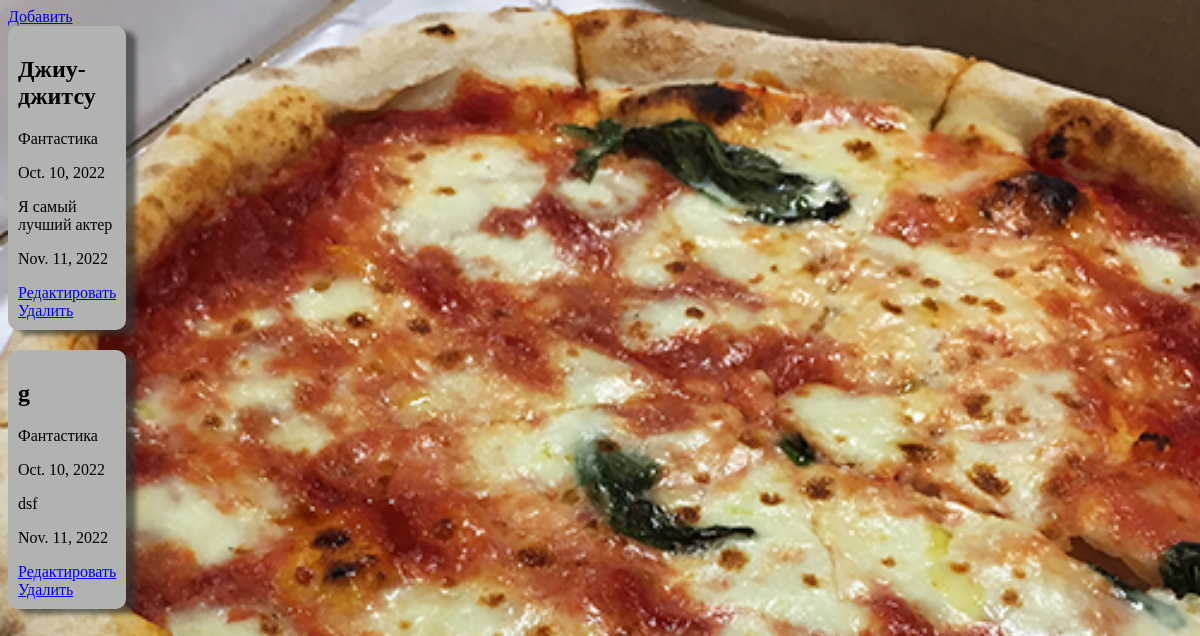
The app's page / (signed in) with its own data.
### films/models.py (models this page shows, shortened)
class Films(models.Model):
    name = models.CharField(max_length=20)
    category = models.ForeignKey(Category, on_delete=models.CASCADE)
    release_date = models.DateField()
    actors = models.CharField(max_length=100)
    show_date = models.DateField()

class Category(models.Model):
    name = models.CharField(max_length=20)
    def __str__(self):
        return self.name

### films/views.py (the view)
# urls.py: path('', views.index, name='films'),
def index(request):
    films = models.Films.objects.all()
    return render(request, 'films/index.html', context={'films': films})

### films/templates/films/index.html (shortened to what this page needs)
{% load static %}
<!DOCTYPE html>
<html lang="en">
<head>
    <link rel="stylesheet" href="{% static 'films/css/style.css' %}">
</head>
<body>
    {% if user.is_authenticated %}
        <a href="add/">Добавить</a>
    {% endif %}
    {% for film in films %}
    <div class="film">
        <div class="film__info">
            <h2>{{ film.name }}</h2>
            <p>{{ film.category }}</p>
            <p>{{ film.release_date }}</p>
            <p>{{ film.actors }}</p>
            <p>{{ film.show_date }}</p>
        </div>
        {% if user.is_authenticated %}
            <div class="film__links">
                <a href="edit/{{ film.pk }}/">Редактировать</a>
                <a href="delete/{{ film.pk }}/">Удалить</a>
            </div>
        {% endif %}
    </div>
    {% endfor %}
</body>
</html>

### films/static/films/css/style.css (style rules this page uses)
body { background-color: white; }
.film { background-color: #b1b3b1; width: min-content; padding: 10px; border-radius: 10px; box-shadow: 10px 5px 5px #323332aa; margin-bottom: 20px; }

### records on screen
Films: name "Джиу-джитсу", category "Фантастика", release_date "Oct. 10, 2022", actors "Я самый лучший актер", show_date "Nov. 11, 2022"
Films: name "g", category "Фантастика", release_date "Oct. 10, 2022", actors "dsf", show_date "Nov. 11, 2022"
